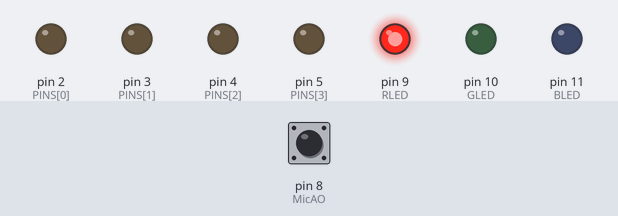
Simulated run of this sketch. Board: Arduino Uno, built with avr-gcc and run on an emulated ATmega328P. On the bench: output pins drawn as LEDs (lit = HIGH). The test bench sets the inputs (shaded band); at power-on: pin 8 (MicAO) HIGH.

Above: at 0.1 s.
Timing chart, 0 to 1.6 s (numbered marks = the images above):
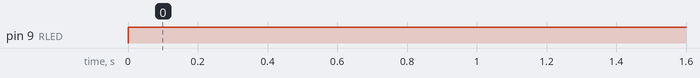

Measured:
- by itself, pin 9 (RLED): LOW → HIGH at 0.00 s

The sketch:

clap_motor.ino
```cpp
#define MicAO 8
const int CLAP_GAP_MIN = 50;      // min. interval between claps, ms
const int CLAP_WINDOW = 400;      // window for detecting 2 claps, ms
const int STEP_DELAY = 2;         // delay between motor steps, ms
// Motor
const int PINS[] = {2, 3, 4, 5};
const bool STEPS[8][4] = {
  {HIGH, LOW,  LOW,  LOW},
  {HIGH, HIGH, LOW,  LOW},
  {LOW,  HIGH, LOW,  LOW},
  {LOW,  HIGH, HIGH, LOW},
  {LOW,  LOW,  HIGH, LOW},
  {LOW,  LOW,  HIGH, HIGH},
  {LOW,  LOW,  LOW,  HIGH},
  {HIGH, LOW,  LOW,  HIGH},
};
int currentStep = 0;
long lastStepTime = 0;

// Хлопок
int clap = 0;
long detection_range_start = 0;
long detection_range = 0;
boolean status_lights = false;
//LED
const int BLED = 11;
const int GLED = 10;
const int RLED = 9;


void setup() {
  pinMode(MicAO, INPUT);
  for (int i = 0; i < 4; i++)
    pinMode(PINS[i], OUTPUT);
  pinMode(BLED, OUTPUT);
  pinMode(GLED, OUTPUT);
  pinMode(RLED, OUTPUT);
}

void loop() {
  long now = millis();

  // Motor detector
  int status_MicAO = digitalRead(MicAO);
  if (status_MicAO == 0) {
    if (clap == 0) {
      detection_range_start = detection_range = now;
      clap++;
    } else if (clap > 0 && now - detection_range >= CLAP_GAP_MIN) {
      detection_range = now;
      clap++;
    }
  }

  if (now - detection_range_start >= CLAP_WINDOW) {
    if (clap == 2)
      status_lights = !status_lights;
    clap = 0;
  }

  //Motor
  if (status_lights && now - lastStepTime >= STEP_DELAY) {
    for (int pin = 0; pin < 4; pin++)
      digitalWrite(PINS[pin], STEPS[currentStep][pin]);
    currentStep = (currentStep + 1) % 8;
    lastStepTime = now;

  }
  //LED system to show working proccess
  if(status_lights == false){
    digitalWrite(RLED, HIGH);
    digitalWrite(GLED, LOW);
    digitalWrite(BLED, LOW);
  }
  if(status_lights == true){
    digitalWrite(RLED, LOW);
    digitalWrite(GLED, HIGH);
    digitalWrite(BLED, LOW);
  }
}
```
